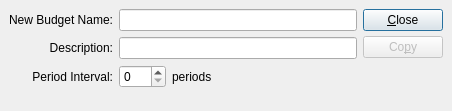
<ui version="4.0" >
 <author></author>
 <comment>This file is part of the xTuple ERP: PostBooks Edition, a free and
open source Enterprise Resource Planning software suite,
Copyright (c) 1999-2011 by OpenMFG LLC, d/b/a xTuple.
It is licensed to you under the Common Public Attribution License
version 1.0, the full text of which (including xTuple-specific Exhibits)
is available at www.xtuple.com/CPAL.  By using this software, you agree
to be bound by its terms.</comment>
 <class>copyBudget</class>
 <widget class="QDialog" name="copyBudget" >
  <property name="geometry" >
   <rect>
    <x>0</x>
    <y>0</y>
    <width>452</width>
    <height>111</height>
   </rect>
  </property>
  <property name="windowTitle" >
   <string>Copy Budget</string>
  </property>
  <layout class="QHBoxLayout" >
   <property name="margin" >
    <number>9</number>
   </property>
   <property name="spacing" >
    <number>6</number>
   </property>
   <item>
    <layout class="QVBoxLayout" >
     <property name="margin" >
      <number>0</number>
     </property>
     <property name="spacing" >
      <number>0</number>
     </property>
     <item>
      <layout class="QGridLayout" >
       <property name="margin" >
        <number>0</number>
       </property>
       <property name="spacing" >
        <number>6</number>
       </property>
       <item row="2" column="1" >
        <layout class="QHBoxLayout" >
         <property name="margin" >
          <number>0</number>
         </property>
         <property name="spacing" >
          <number>6</number>
         </property>
         <item>
          <widget class="QSpinBox" name="_interval" >
           <property name="maximum" >
            <number>999</number>
           </property>
           <property name="minimum" >
            <number>0</number>
           </property>
          </widget>
         </item>
         <item>
          <widget class="QLabel" name="label" >
           <property name="text" >
            <string>periods</string>
           </property>
          </widget>
         </item>
         <item>
          <spacer>
           <property name="orientation" >
            <enum>Qt::Horizontal</enum>
           </property>
           <property name="sizeHint" >
            <size>
             <width>40</width>
             <height>20</height>
            </size>
           </property>
          </spacer>
         </item>
        </layout>
       </item>
       <item row="2" column="0" >
        <widget class="QLabel" name="_sourceItemLit_3" >
         <property name="text" >
          <string>Period Interval:</string>
         </property>
         <property name="alignment" >
          <set>Qt::AlignRight|Qt::AlignTrailing|Qt::AlignVCenter</set>
         </property>
         <property name="buddy" >
          <cstring>_interval</cstring>
         </property>
        </widget>
       </item>
       <item row="0" column="1" >
        <widget class="QLineEdit" name="_name" />
       </item>
       <item row="1" column="1" >
        <widget class="QLineEdit" name="_descrip" />
       </item>
       <item row="1" column="0" >
        <widget class="QLabel" name="_sourceItemLit_2" >
         <property name="text" >
          <string>Description:</string>
         </property>
         <property name="alignment" >
          <set>Qt::AlignRight|Qt::AlignTrailing|Qt::AlignVCenter</set>
         </property>
         <property name="buddy" >
          <cstring>_descrip</cstring>
         </property>
        </widget>
       </item>
       <item row="0" column="0" >
        <widget class="QLabel" name="_sourceItemLit" >
         <property name="text" >
          <string>New Budget Name:</string>
         </property>
         <property name="alignment" >
          <set>Qt::AlignRight|Qt::AlignTrailing|Qt::AlignVCenter</set>
         </property>
         <property name="buddy" >
          <cstring>_name</cstring>
         </property>
        </widget>
       </item>
      </layout>
     </item>
     <item>
      <spacer>
       <property name="orientation" >
        <enum>Qt::Vertical</enum>
       </property>
       <property name="sizeType" >
        <enum>QSizePolicy::Expanding</enum>
       </property>
       <property name="sizeHint" >
        <size>
         <width>301</width>
         <height>16</height>
        </size>
       </property>
      </spacer>
     </item>
    </layout>
   </item>
   <item>
    <layout class="QVBoxLayout" >
     <property name="margin" >
      <number>0</number>
     </property>
     <property name="spacing" >
      <number>5</number>
     </property>
     <item>
      <widget class="QPushButton" name="_close" >
       <property name="text" >
        <string>&amp;Close</string>
       </property>
      </widget>
     </item>
     <item>
      <widget class="QPushButton" name="_copy" >
       <property name="enabled" >
        <bool>false</bool>
       </property>
       <property name="text" >
        <string>Co&amp;py</string>
       </property>
      </widget>
     </item>
     <item>
      <spacer>
       <property name="orientation" >
        <enum>Qt::Vertical</enum>
       </property>
       <property name="sizeType" >
        <enum>QSizePolicy::Expanding</enum>
       </property>
       <property name="sizeHint" >
        <size>
         <width>20</width>
         <height>20</height>
        </size>
       </property>
      </spacer>
     </item>
    </layout>
   </item>
  </layout>
 </widget>
 <layoutdefault spacing="6" margin="11" />
 <pixmapfunction>qPixmapFromMimeSource</pixmapfunction>
 <tabstops>
  <tabstop>_name</tabstop>
  <tabstop>_descrip</tabstop>
  <tabstop>_interval</tabstop>
  <tabstop>_copy</tabstop>
  <tabstop>_close</tabstop>
 </tabstops>
 <resources/>
 <connections>
  <connection>
   <sender>_close</sender>
   <signal>clicked()</signal>
   <receiver>copyBudget</receiver>
   <slot>reject()</slot>
   <hints>
    <hint type="sourcelabel" >
     <x>20</x>
     <y>20</y>
    </hint>
    <hint type="destinationlabel" >
     <x>20</x>
     <y>20</y>
    </hint>
   </hints>
  </connection>
 </connections>
</ui>
